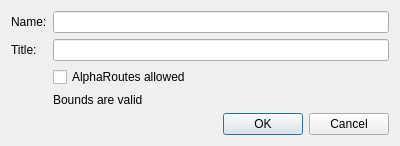
<?xml version="1.0" encoding="UTF-8"?>
<ui version="4.0">
 <class>DialogEditParameters</class>
 <widget class="QDialog" name="DialogEditParameters">
  <property name="geometry">
   <rect>
    <x>0</x>
    <y>0</y>
    <width>400</width>
    <height>136</height>
   </rect>
  </property>
  <property name="windowTitle">
   <string>Dialog</string>
  </property>
  <layout class="QGridLayout" name="gridLayout">
   <item row="0" column="0">
    <layout class="QFormLayout" name="formLayout">
     <item row="0" column="0">
      <widget class="QLabel" name="label">
       <property name="text">
        <string>Name:</string>
       </property>
      </widget>
     </item>
     <item row="0" column="1">
      <widget class="QLineEdit" name="txtName"/>
     </item>
     <item row="1" column="0">
      <widget class="QLabel" name="label_2">
       <property name="text">
        <string>Title:</string>
       </property>
      </widget>
     </item>
     <item row="1" column="1">
      <widget class="QLineEdit" name="txtTitle"/>
     </item>
     <item row="2" column="1">
      <widget class="QCheckBox" name="chkAlpha">
       <property name="text">
        <string>AlphaRoutes allowed</string>
       </property>
      </widget>
     </item>
     <item row="3" column="1">
      <widget class="QLabel" name="bndsLabel">
       <property name="text">
        <string>Bounds are valid</string>
       </property>
      </widget>
     </item>
    </layout>
   </item>
   <item row="1" column="0">
    <widget class="QDialogButtonBox" name="buttonBox">
     <property name="standardButtons">
      <set>QDialogButtonBox::Cancel|QDialogButtonBox::Ok</set>
     </property>
    </widget>
   </item>
  </layout>
 </widget>
 <resources/>
 <connections/>
</ui>
